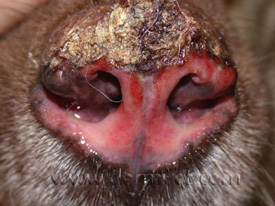
#> input picture OpenCv Part/new/img/Lupus.jpg, 275 x 206 px, found by its file name
$ jupyter execute Lupus.ipynb
#> lines starting #> are read from the running program, lines starting #| are printed output that depends on the picture; after the words box and inside, x2 and y2 are one past the last pixel; in counts of white or black regions, pixels touching at a corner belong together
[cell 1]
import numpy as np
import cv2

[cell 2]
image = cv2.imread("img/Lupus.jpg")
#> image is the input picture: shape (206, 275, 3); mean B, G, R 76.9, 84.3, 121.1
original = image.copy()
image = cv2.cvtColor(image, cv2.COLOR_BGR2HSV)
#> image: shape (206, 275, 3); mean H, S, V 44.9, 100.3, 121.1

lower = np.array([155,25,0], dtype="uint8")
upper = np.array([179,255,255], dtype="uint8")
mask = cv2.inRange(image, lower, upper)
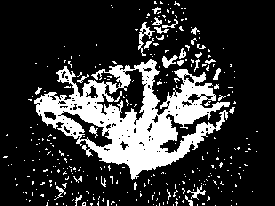
#> mask: shape (206, 275); 20.7% white; 317 white regions (290 under 20 px)

cnts = cv2.findContours(mask, cv2.RETR_EXTERNAL, cv2.CHAIN_APPROX_SIMPLE)
#> cnts = 309 contours, 297 with area under 20; largest, box (x1, y1, x2, y2) and area: (34, 59, 230, 180) 11158, (138, 22, 155, 56) 117, (162, 55, 178, 68) 76, (187, 185, 206, 200) 40, (213, 68, 221, 80) 34
cnts = cnts[0] if len(cnts) == 2 else cnts[1]

yellow = []
for c in cnts:
    if 800 < cv2.contourArea(c):
        cv2.drawContours(original, [c], -1, (220, 20, 60), 2)
        yellow.append(c)
#> this loop made 309 passes
#> c on passes 1 to 3: [[231, 205]], [[215, 205]], [[156, 205]]
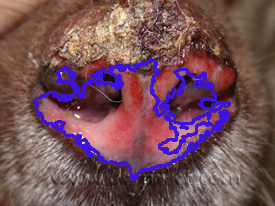
#> original: shape (206, 275, 3); 7.93% of pixels changed, all inside (x1, y1, x2, y2) = (33, 58, 231, 181)
#> after the loop, yellow = 1 contour; box (x1, y1, x2, y2) and area: (34, 59, 230, 180) 11158

print(len(yellow))
#| 1
cv2.imshow('mask', mask)
cv2.imshow('original', original)
cv2.waitKey()
#> Out = 27

$ run again, with OpenCv Part/new/img/2.jpg copied over OpenCv Part/new/img/Lupus.jpg
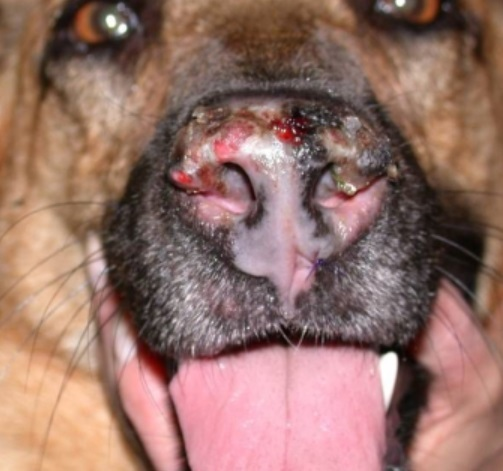
#> input picture OpenCv Part/new/img/2.jpg, 503 x 471 px, found by its file name
#> image is the input picture: shape (471, 503, 3); mean B, G, R 103.9, 113, 149
#> image: shape (471, 503, 3); mean H, S, V 59.2, 84.3, 149
#> `mask = cv2.inRange(image, lower, upper)`:
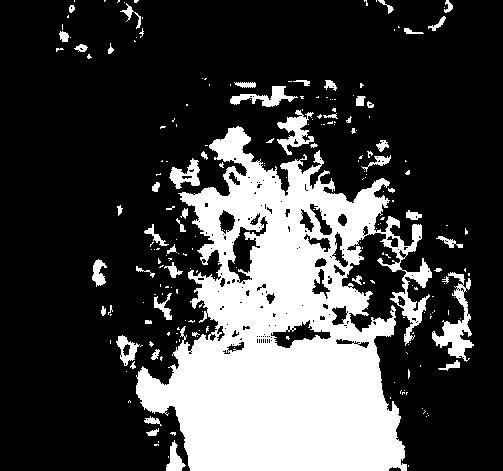
#> mask: shape (471, 503); 26.2% white; 224 white regions (172 under 20 px)
#> cnts = 215 contours, 172 with area under 20; largest, box (x1, y1, x2, y2) and area: (136, 126, 432, 471) 57378, (432, 272, 474, 362) 1068, (277, 110, 314, 155) 616, (230, 86, 298, 107) 462, (169, 158, 200, 189) 438
#> the loop `for c in cnts:` made 215 passes
#> c on passes 1, 2, 4: [[408, 465], [408, 466]], [[168, 456], [168, 457]], [[158, 441], [158, 442]]
#> after the loop `for c in cnts:`:
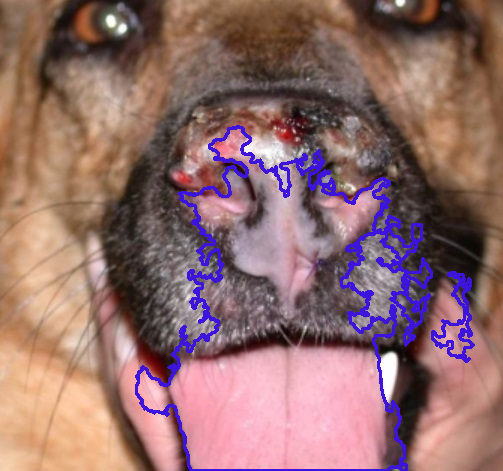
#> original: shape (471, 503, 3); 4.57% of pixels changed, all inside (x1, y1, x2, y2) = (135, 125, 475, 471)
#> after the loop `for c in cnts:`: yellow = 2 contours; box (x1, y1, x2, y2) and area: (136, 126, 432, 471) 57378, (432, 272, 474, 362) 1068
#| 2
#> Out = 27
